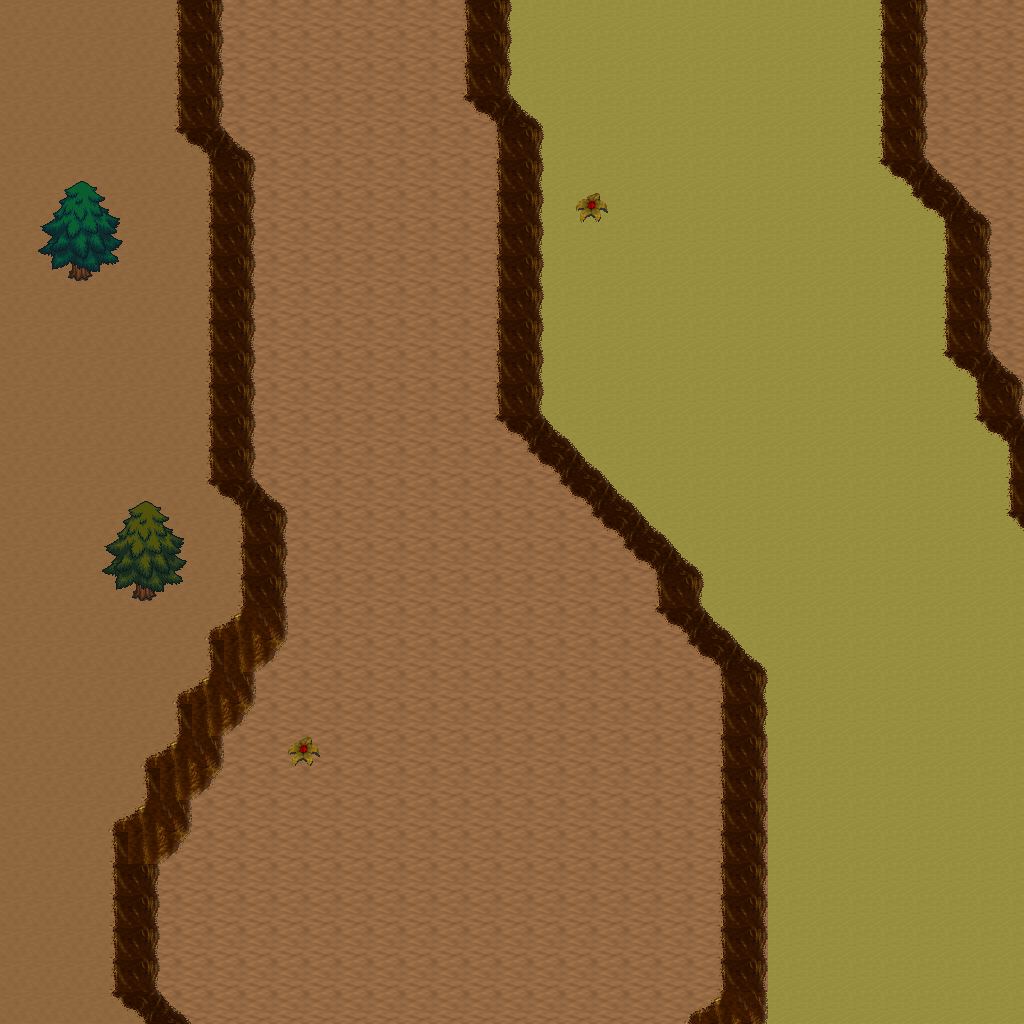

Tiled map render using the project's own tile images. Description and the map definition, with tile-layer contents summarised, below:
An orthogonal 32x32 tile map with 32x32 px tiles, 5 tile layers (Ground, Objects, Objects2, Above, ...), 1 hidden layer not drawn, 12 tilesets.

<map version="1.10" tiledversion="1.11.0" orientation="orthogonal" renderorder="right-down" width="32" height="32" tilewidth="32" tileheight="32" infinite="0" nextlayerid="11" nextobjectid="1">
 <tileset firstgid="1" name="logic_collision" tilewidth="32" tileheight="32" tilecount="1" columns="1">
  <image source="../drawable/logic_collision.png" width="32" height="32" />
 </tileset>
 <tileset firstgid="2" name="ground_ground" tilewidth="32" tileheight="32" tilecount="33" columns="3">
  <image source="../drawable/ground_ground.png" width="96" height="352" />
 </tileset>
 <tileset firstgid="35" name="ground_ridge_earth_pale" tilewidth="32" tileheight="32" tilecount="96" columns="12">
  <image source="../drawable/ground_ridge_earth_pale.png" width="384" height="256" />
 </tileset>
 <tileset firstgid="131" name="ground_ridge_earth_dark" tilewidth="32" tileheight="32" tilecount="96" columns="12">
  <image source="../drawable/ground_ridge_earth_dark.png" width="384" height="256" />
 </tileset>
 <tileset firstgid="227" name="terrain_desert" tilewidth="32" tileheight="32" tilecount="88" columns="8">
  <image source="../drawable/terrain_desert.png" width="256" height="352" />
 </tileset>
 <tileset firstgid="315" name="ground_sand_2" tilewidth="32" tileheight="32" tilecount="15" columns="5">
  <image source="../drawable/ground_sand_2.png" width="160" height="96" />
 </tileset>
 <tileset firstgid="330" name="plant_tree_evergreen" tilewidth="32" tileheight="32" tilecount="36" columns="3">
  <image source="../drawable/plant_tree_evergreen.png" width="96" height="384" />
 </tileset>
 <tileset firstgid="366" name="plant_cactus_2" tilewidth="32" tileheight="32" tilecount="10" columns="5">
  <image source="../drawable/plant_cactus_2.png" width="160" height="64" />
 </tileset>
 <tileset firstgid="376" name="plant_cactus" tilewidth="32" tileheight="32" tilecount="2" columns="1">
  <image source="../drawable/plant_cactus.png" width="32" height="64" />
 </tileset>
 <tileset firstgid="378" name="plant_bush_various_small" tilewidth="32" tileheight="32" tilecount="9" columns="3">
  <image source="../drawable/plant_bush_various_small.png" width="96" height="96" />
 </tileset>
 <tileset firstgid="387" name="plant_tree_tree_green" tilewidth="32" tileheight="32" tilecount="88" columns="8">
  <image source="../drawable/plant_tree_tree_green.png" width="256" height="352" />
 </tileset>
 <tileset firstgid="475" name="building_fence_fence_chunky" tilewidth="32" tileheight="32" tilecount="21" columns="3">
  <image source="../drawable/building_fence_fence_chunky.png" width="96" height="224" />
 </tileset>
 <layer id="1" name="Ground" width="32" height="32">
  <data>[1024 cells, 1024 non-empty, 3 distinct tile ids]</data>
 </layer>
 <layer id="2" name="Objects" width="32" height="32">
  <data>[1024 cells, 187 non-empty, 14 distinct tile ids]</data>
 </layer>
 <layer id="3" name="Objects2" width="32" height="32">
  <data>[1024 cells, 0 non-empty, 0 distinct tile ids]</data>
 </layer>
 <layer id="4" name="Above" width="32" height="32">
  <data>[1024 cells, 20 non-empty, 20 distinct tile ids]</data>
 </layer>
 <layer id="5" name="Above2" width="32" height="32">
  <data>[1024 cells, 0 non-empty, 0 distinct tile ids]</data>
 </layer>
 <layer id="6" name="Walkable" width="32" height="32" visible="0">
  <data>[1024 cells, 87 non-empty, 1 distinct tile ids]</data>
 </layer>
 <objectgroup id="7" name="Mapevents" />
 <objectgroup id="8" name="Spawn" />
 <objectgroup id="9" name="Keys" />
 <objectgroup id="10" name="Replace" />
</map>
